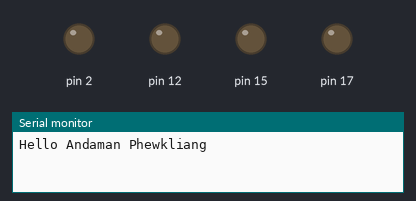
Recording of a sketch running on a simulated Arduino Uno, built with avr-gcc and run on an emulated ATmega328P. Parts: output pins drawn as LEDs (lit = HIGH), the last lines printed to the serial monitor.

Above: at 0.2 s.
At 1.0 s:
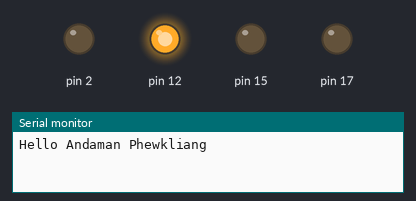
At 2.0 s:
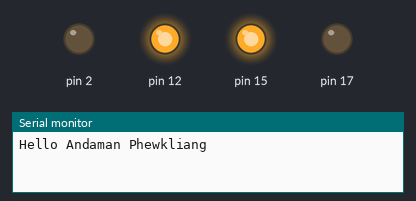
At 3.0 s:
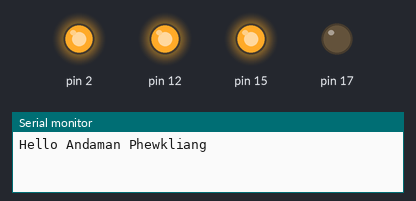
At 4.2 s:
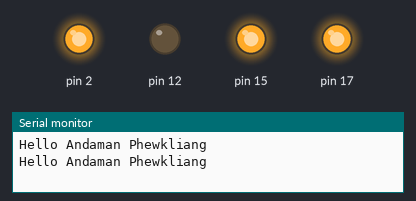
At 4.7 s:
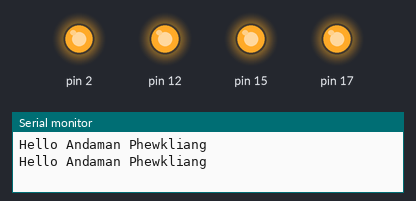
Timing chart, 0 to 5.2 s (numbered marks = the images above):
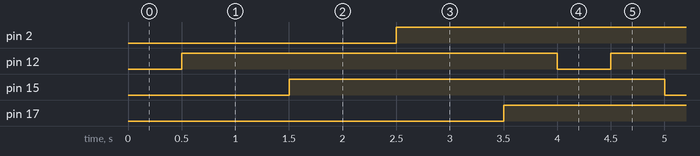

The sketch:

structure1.ino
```cpp
struct LED {
  String Name;
  int iot = 12;
  int ntp = 15;
  int wifi = 2;
  int bt = 17;
};

struct LED led1;

void setup() {
  Serial.begin(9600);
  pinMode(led1.iot, OUTPUT);
  pinMode(led1.ntp, OUTPUT);
  pinMode(led1.wifi, OUTPUT);
  pinMode(led1.bt, OUTPUT);
  led1.Name = "Andaman Phewkliang";

}

void loop() {
  Serial.println("Hello " + led1.Name);
  digitalWrite(led1.iot, LOW);
  delay(500);
  digitalWrite(led1.iot, HIGH);
  delay(500);
  digitalWrite(led1.ntp, LOW);
  delay(500);
  digitalWrite(led1.ntp, HIGH);
  delay(500);
  digitalWrite(led1.wifi, LOW);
  delay(500);
  digitalWrite(led1.wifi, HIGH);
  delay(500);
  digitalWrite(led1.bt, LOW);
  delay(500);
  digitalWrite(led1.bt, HIGH);
  delay(500);
}
```

Measured:
- by itself, pin 2, pin 12, pin 15, pin 17: alternates HIGH for 3.5 s and LOW for 0.50 s
